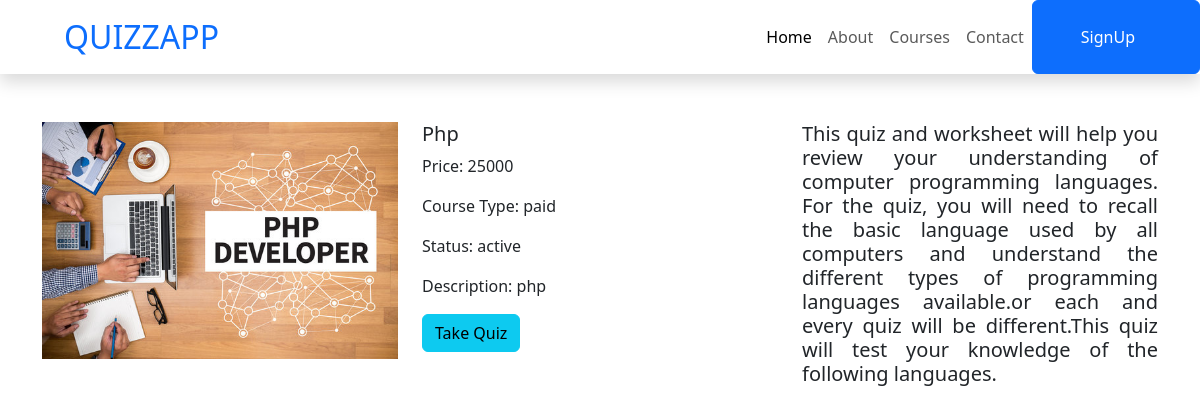
Screenshot of /viewmore/php/ with the database file from the repository.
### home/models.py (models this page shows, shortened)
class Course(models.Model):
    course_name = models.CharField(max_length=250, unique=True)
    slug = AutoSlugField(populate_from='course_name', unique=True, null=True)
    course_price = models.CharField(max_length=10, default=None)
    course_offer_price = models.CharField(max_length=10, default=None)
    course_description = models.TextField()
    course_type = models.CharField(max_length=10, choices=[('paid', 'Paid'), ('free', 'Free')])  # True for Paid, False for Unpaid
    course_status = models.CharField(max_length=10, choices=[('active', 'Active'), ('inactive', 'Inactive')])
    thumbnail = models.ImageField(
        upload_to='course_thumbnails',
        blank=True,
        null=True,
        default='course/default.png'
    )
    create_at = models.DateField(null=True, blank=True, auto_now=True)
    update_at = models.DateField(null=True, blank=True, auto_now=True)
    delete_at = models.DateField(null=True, blank=True)

### home/views.py (the view)
# urls.py: path('viewmore/<slug:slug>/', views.viewmore, name='viewmore'),
def viewmore(request, slug):
    course = get_object_or_404(Course, slug=slug)
    context = {
        'course': course
    }
    return render(request, 'view_more1.html', context)

### Templates/view_more1.html (shortened to what this page needs)
{%load static%}
{% include "nav.html" %}
<html>
    <head>
        <link href="https://cdn.jsdelivr.net/npm/bootstrap@5.3.3/dist/css/bootstrap.min.css" rel="stylesheet">
        <link rel="stylesheet" href="{% static 'css/style1.css' %}">
    </head>
    <body>
        <br>
        <br>
        <div class="container">
            <div class="row">
                <div class="col-md-4">
                    <img src="{{ course.thumbnail.url }}" class="img-fluid" alt="Course Thumbnail">
                </div>
                <div class="col-md-4">
                    <h5>{{ course.course_name }}</h5>
                    <p>Price: {{ course.course_price }}</p>
                    <p>Course Type: {{ course.course_type }}</p>
                    <p>Status: {{ course.course_status }}</p>
                    <p>Description: {{ course.course_description }}</p>
                    <a href="{% url 'quiz1' %}"  class="btn btn-info">Take Quiz</a>
                </div>
                <div class="col-md-4">
                <h5 style="text-align: justify;">This quiz and worksheet will help you review your understanding of computer programming languages. For the quiz, you will need to recall the basic language used by all computers and understand the different types of programming languages available.or each and every quiz will be different.This quiz will test your knowledge of the following languages.</h5>
                </div>
            </div>
        </div>
    </body>
</html>

### static/css/style1.css (style rules this page uses)
body { background-color:white; }

### rows the page displays
Course: thumbnail (picture), course_name "Php", course_price "25000", course_type "paid", course_status "active", course_description "php"
